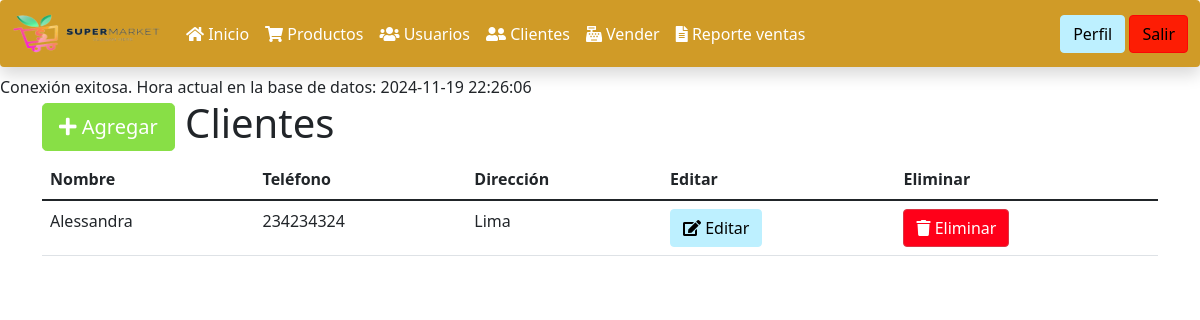
/clientes.php (signed in), run on the app's committed database.
### tables this page shows
CREATE TABLE `clientes` (
  `id` bigint(20) UNSIGNED NOT NULL,
  `nombre` varchar(255) NOT NULL,
  `telefono` varchar(25) NOT NULL,
  `direccion` varchar(255) NOT NULL
);

### clientes.php (the view, shortened to what this page needs)
<?php
include_once "encabezado.php";
include_once "navbar.php";
include_once "funciones.php";
$clientes = obtenerClientes();
?>
<div class="container">
    <h1>
        <a class="btn btn-success btn-lg" href="agregar_cliente.php">
            <i class="fa fa-plus"></i>
            Agregar
        </a>
        Clientes
    </h1>
    <table class="table">
        <thead>
            <tr>
                <th>Nombre</th>
                <th>Teléfono</th>
                <th>Dirección</th>
                <th>Editar</th>
                <th>Eliminar</th>
            </tr>
        </thead>
        <tbody>
            <?php
            foreach($clientes as $cliente){
            ?>
                <tr>
                    <td><?php echo $cliente->nombre; ?></td>
                    <td><?php echo $cliente->telefono; ?></td>
                    <td><?php echo $cliente->direccion; ?></td>
                    <td>
                        <a class="btn btn-info" href="editar_cliente.php?id=<?php echo $cliente->id;?>">
                            <i class="fa fa-edit"></i>
                            Editar
                        </a>
                    </td>
                    <td>
                        <a class="btn btn-danger" href="eliminar_cliente.php?id=<?php echo $cliente->id;?>">
                            <i class="fa fa-trash"></i>
                            Eliminar
                        </a>
                    </td>
                </tr>
            <?php } ?>
        </tbody>
    </table>
</div>

### data on the page
clientes: nombre "Alessandra", telefono "234234324", direccion "Lima"

### other printed values
$row->current_time "2024-11-19 22:26:06"
